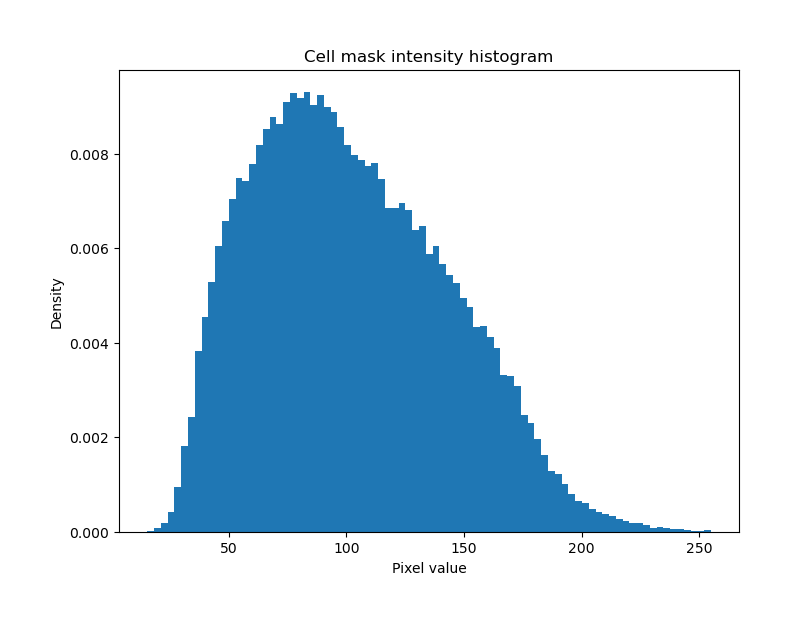
#> input picture cellbin2/modules/report/assets/image/ssDNA_cell_intensity.png, 789 x 625 px
$ python -i augmentation.py   (imports and definitions only)
#> lines starting #> are read from the running program, lines starting #| are printed output that depends on the picture; after the words box and inside, x2 and y2 are one past the last pixel; in counts of white or black regions, pixels touching at a corner belong together
### cellbin2/utils/common.py
from enum import Enum
from cellbin2.modules import naming


class TechType(Enum):
    ssDNA = 1
    DAPI = 2
    HE = 3
    IF = 4
    Transcriptomics = 5
    Protein = 6
    Null = 7
    UNKNOWN = 10
    # Metabolome = 7


KIT_VERSIONS = (
    'Stereo-seq T FF V1.2',
    'Stereo-seq T FF V1.3',
    'Stereo-CITE T FF V1.0',
    'Stereo-CITE T FF V1.1',
    'Stereo-seq N FFPE V1.0',
)

KIT_VERSIONS_R = tuple(i + " R" for i in KIT_VERSIONS)

bPlaceHolder = False
fPlaceHolder = -999.999
iPlaceHolder = -999
sPlaceHolder = '-'

FILES_TO_KEEP = (
    naming.DumpImageFileNaming.registration_image,
    naming.DumpImageFileNaming.tissue_mask,
    naming.DumpImageFileNaming.cell_mask,
    naming.DumpPipelineFileNaming.ipr,
    naming.DumpPipelineFileNaming.final_nuclear_mask,
    naming.DumpPipelineFileNaming.final_cell_mask,
    naming.DumpPipelineFileNaming.final_tissue_mask,
    naming.DumpPipelineFileNaming.input_json,
    naming.DumpMatrixFileNaming.matrix_template,
)

FILES_TO_KEEP_RESEARCH = FILES_TO_KEEP + (
    naming.DumpPipelineFileNaming.stereo,
    naming.DumpPipelineFileNaming.tar_gz,
    naming.DumpPipelineFileNaming.rpi,
)


class ErrorCode(Enum):
    # value should be in 0-255
    qcFail = (1, 'image qc failed')
    missFile = (2, 'missing file')
    sizeInconsistent = (3, 'input images are not in the same size')
    weightDownloadFail = (4, 'weight file download fail')
    unexpectedError = (254, 'unexpected error')

    def __new__(cls, value, doc):
        # create a new enumeration member instance
        obj = object.__new__(cls)
        obj._value_ = value
        obj.doc = doc
        return obj


# [12 lines left out: function write_e2f, not called in this run]


# [2 lines that do not run on import are left out]

### cellbin2/modules/naming.py
from pathlib import Path
from typing import Union, Callable
from cellbin2 import __version__


def my_property_dec(func: Callable[..., str]) -> property:
    # [4 lines left out: function wrapper, not called in this run]

    wrapper.__doc__ = func.__doc__  # keep string for original function document
    return property(wrapper)


class DumpMatrixFileNaming:
    # [44 lines left out: functions __init__, cell_bin_matrix, cell_correct_bin_matrix, tissue_bin_matrix, matrix_template, heatmap and 3 more, not called in this run]


class DumpImageFileNaming:
    # [99 lines left out: functions __init__, stitch_image, transform_cell_mask, transform_cell_mask_raw, transform_tissue_mask, transform_tissue_mask_raw and 12 more, not called in this run]


class DumpPipelineFileNaming(object):
    """ implement naming management of CellBin output files and key string within the output files """

    def __init__(self, chip_no: str, save_dir):
        self._chip_no = chip_no
        self.save_dir = save_dir

    # [49 lines left out: functions report, metrics, ipr, rpi, final_nuclear_mask, final_cell_mask and 4 more, not called in this run]


def main():
    pass


# [2 lines that do not run on import are left out]

### cellbin2/image/augmentation.py
import copy
import numpy as np
from PIL import Image
import cv2
from numba import njit, prange, jit
import math
from skimage.exposure import equalize_adapthist
from cellbin2.utils.common import TechType
#> further down, picture is the input picture: shape (625, 789, 3); mean B, G, R 235.7, 221.9, 202.1


# [87 lines left out: functions find_thresh, f_rgb2gray, f_gray2bgr, not called in this run]


def f_clahe_rgb(img, kernel_size=128):
#> called with kernel_size = 128
    image_lab = cv2.cvtColor(img, cv2.COLOR_BGR2LAB)
#> image_lab: shape (625, 789, 3); mean of channels 0, 1, 2 222.7, 127.3, 119.2

    # split the image into L, A, and B channels
    l_channel, a_channel, b_channel = cv2.split(image_lab)
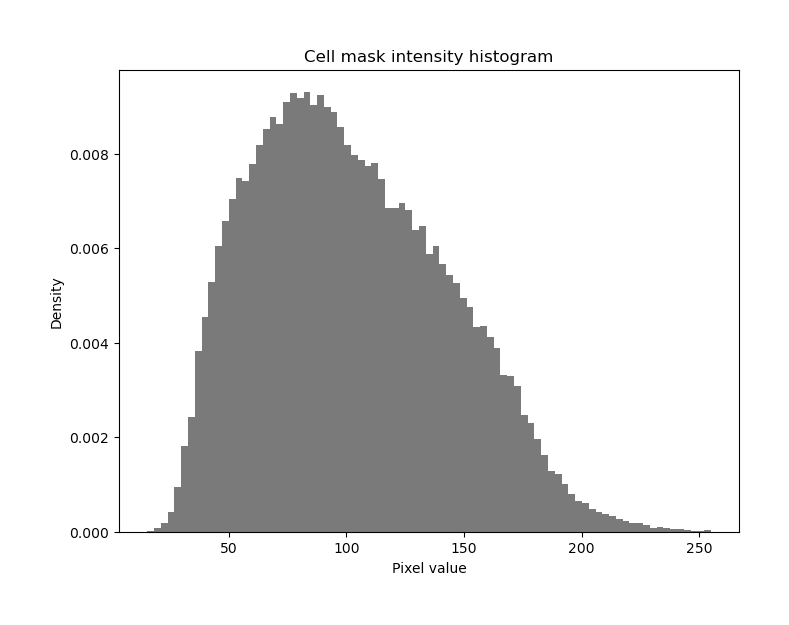
#> l_channel: shape (625, 789); min 0, max 255, mean 222.7
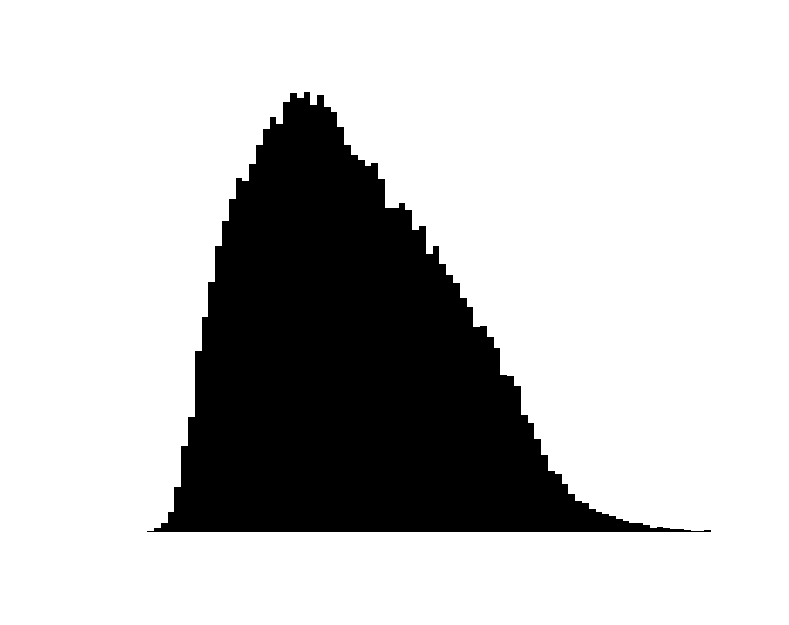
#> a_channel: shape (625, 789); values 125 (black) and 128 (white), 77.4% white; 1 black region, box (x1, y1, x2, y2) and area: (147, 92, 711, 532) 111268
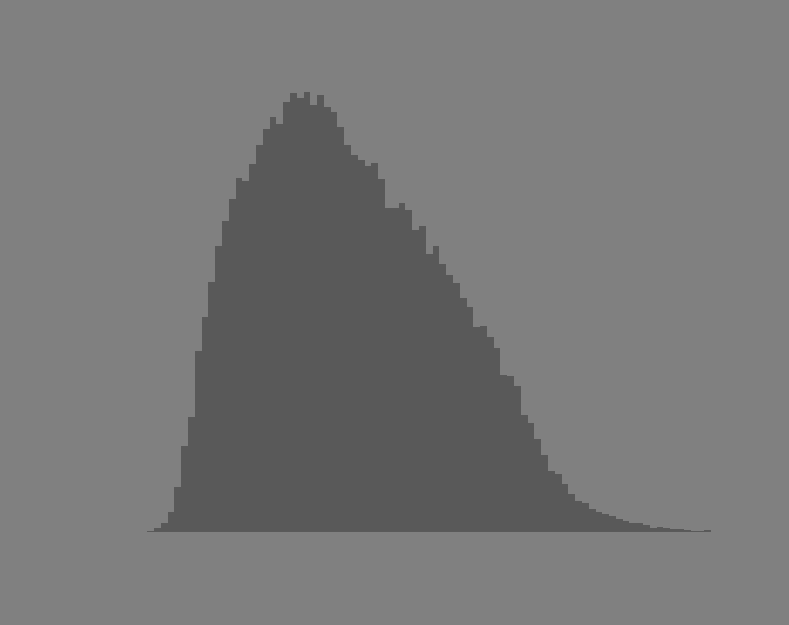
#> b_channel: shape (625, 789); min 89, max 128, mean 119.2

    # apply CLAHE to lightness channel
    clahe = cv2.createCLAHE(clipLimit=2.56, tileGridSize=(math.ceil(img.shape[0] / kernel_size),
                                                          math.ceil(img.shape[1] / kernel_size)))
    cl = clahe.apply(l_channel)

    # merge the CLAHE enhanced L channel with the original A and B channel
    merged_channels = cv2.merge((cl, a_channel, b_channel))
#> merged_channels: shape (625, 789, 3); mean of channels 0, 1, 2 223, 127.3, 119.2

    # convert iamge from LAB color model back to RGB color model
    final_image = cv2.cvtColor(merged_channels, cv2.COLOR_LAB2BGR)
    return final_image


# [492 lines left out: functions f_rgb2hsv, f_padding, f_resize, f_percentile_threshold, f_equalize_adapthist, f_equalize_adapthist_V2 and 13 more, not called in this run]

#
# pt_enhance_method = {
#     StainType.ssDNA.value: dapi_enhance,
#     StainType.DAPI.value: dapi_enhance,
#     StainType.HE.value: he_enhance
# }
#
line_enhance_method = {
    TechType.HE: he_enhance
}
#
# clarity_enhance_method = {
#     StainType.HE.value: f_rgb2gray
# }

>>> import cv2
>>> picture = cv2.imread('../modules/report/assets/image/ssDNA_cell_intensity.png')
>>> result = f_clahe_rgb(picture)
